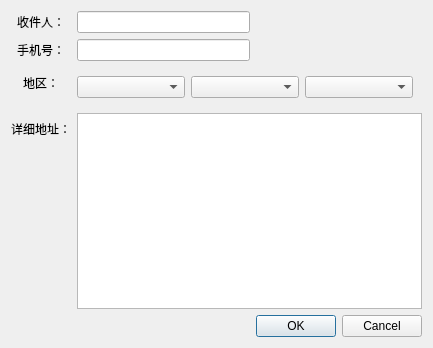
<?xml version="1.0" encoding="UTF-8"?>
<ui version="4.0">
 <class>AddressDialog</class>
 <widget class="QDialog" name="AddressDialog">
  <property name="geometry">
   <rect>
    <x>0</x>
    <y>0</y>
    <width>433</width>
    <height>348</height>
   </rect>
  </property>
  <property name="windowTitle">
   <string>Dialog</string>
  </property>
  <layout class="QVBoxLayout" name="verticalLayout">
   <item>
    <layout class="QFormLayout" name="formLayout">
     <property name="labelAlignment">
      <set>Qt::AlignCenter</set>
     </property>
     <item row="0" column="0">
      <widget class="QLabel" name="label">
       <property name="text">
        <string>收件人：</string>
       </property>
      </widget>
     </item>
     <item row="0" column="1">
      <layout class="QHBoxLayout" name="horizontalLayout">
       <item>
        <widget class="QLineEdit" name="receiver_lineEdit"/>
       </item>
       <item>
        <spacer name="horizontalSpacer">
         <property name="orientation">
          <enum>Qt::Horizontal</enum>
         </property>
         <property name="sizeHint" stdset="0">
          <size>
           <width>40</width>
           <height>20</height>
          </size>
         </property>
        </spacer>
       </item>
      </layout>
     </item>
     <item row="1" column="0">
      <widget class="QLabel" name="label_2">
       <property name="text">
        <string>手机号：</string>
       </property>
      </widget>
     </item>
     <item row="1" column="1">
      <layout class="QHBoxLayout" name="horizontalLayout_2">
       <item>
        <widget class="QLineEdit" name="phone_number_lineEdit"/>
       </item>
       <item>
        <spacer name="horizontalSpacer_2">
         <property name="orientation">
          <enum>Qt::Horizontal</enum>
         </property>
         <property name="sizeHint" stdset="0">
          <size>
           <width>40</width>
           <height>20</height>
          </size>
         </property>
        </spacer>
       </item>
      </layout>
     </item>
     <item row="2" column="0">
      <widget class="QLabel" name="label_3">
       <property name="text">
        <string>地区：</string>
       </property>
      </widget>
     </item>
     <item row="2" column="1">
      <widget class="QWidget" name="widget" native="true">
       <layout class="QHBoxLayout" name="horizontalLayout_3">
        <property name="leftMargin">
         <number>0</number>
        </property>
        <item>
         <widget class="QComboBox" name="province_comboBox"/>
        </item>
        <item>
         <widget class="QComboBox" name="city_comboBox"/>
        </item>
        <item>
         <widget class="QComboBox" name="area_comboBox"/>
        </item>
       </layout>
      </widget>
     </item>
     <item row="3" column="0">
      <widget class="QLabel" name="label_4">
       <property name="text">
        <string>详细地址：</string>
       </property>
      </widget>
     </item>
     <item row="3" column="1">
      <widget class="QTextEdit" name="detail_address_textEdit"/>
     </item>
    </layout>
   </item>
   <item>
    <widget class="QDialogButtonBox" name="buttonBox">
     <property name="orientation">
      <enum>Qt::Horizontal</enum>
     </property>
     <property name="standardButtons">
      <set>QDialogButtonBox::Cancel|QDialogButtonBox::Ok</set>
     </property>
    </widget>
   </item>
  </layout>
 </widget>
 <resources/>
 <connections>
  <connection>
   <sender>buttonBox</sender>
   <signal>accepted()</signal>
   <receiver>AddressDialog</receiver>
   <slot>accept()</slot>
   <hints>
    <hint type="sourcelabel">
     <x>248</x>
     <y>254</y>
    </hint>
    <hint type="destinationlabel">
     <x>157</x>
     <y>274</y>
    </hint>
   </hints>
  </connection>
  <connection>
   <sender>buttonBox</sender>
   <signal>rejected()</signal>
   <receiver>AddressDialog</receiver>
   <slot>reject()</slot>
   <hints>
    <hint type="sourcelabel">
     <x>316</x>
     <y>260</y>
    </hint>
    <hint type="destinationlabel">
     <x>286</x>
     <y>274</y>
    </hint>
   </hints>
  </connection>
 </connections>
</ui>
